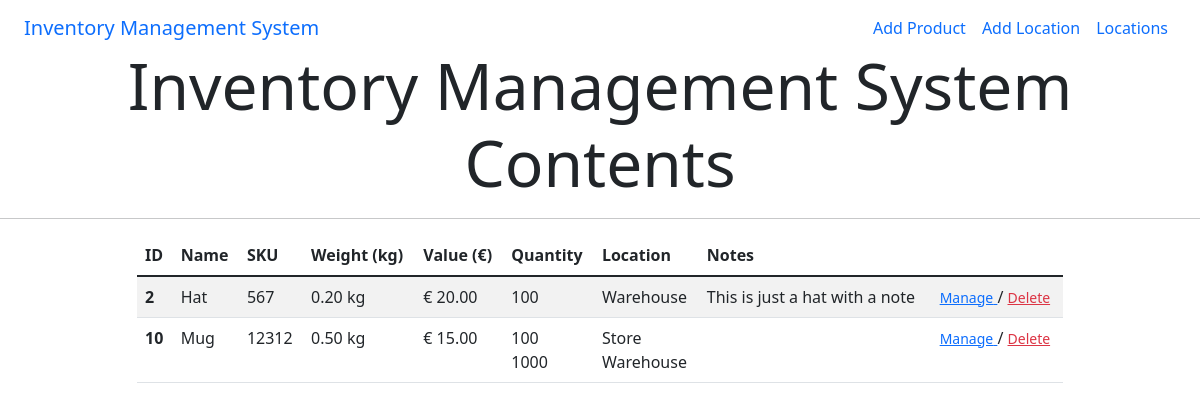
Before: / with the older database file.
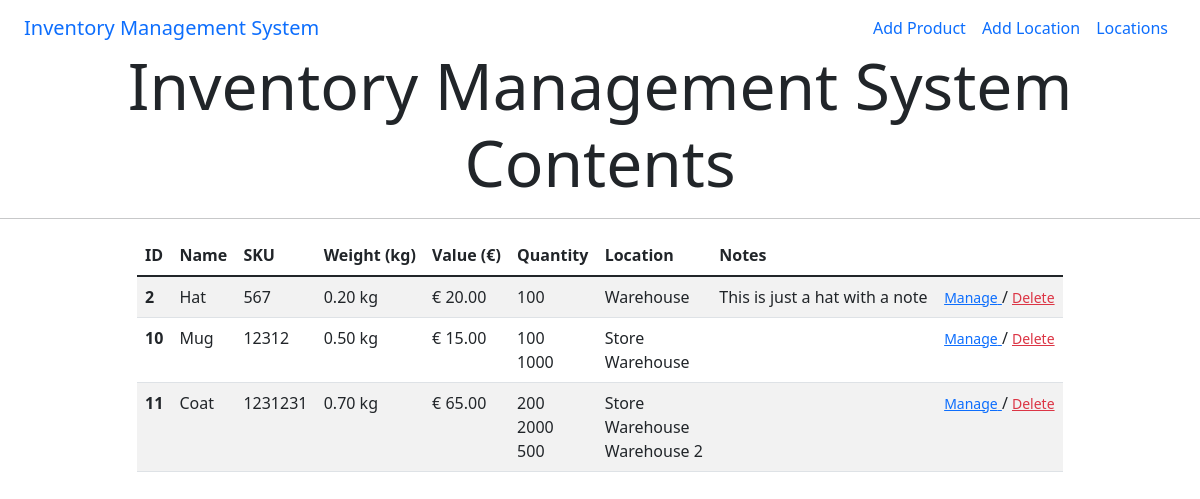
After: the same page with the newer database file.
### products/models.py (models this page shows, shortened)
class Product(models.Model):
    SKU = models.IntegerField(default=0)
    name = models.CharField(max_length=254)
    weight = models.DecimalField(max_digits=8, decimal_places=2)
    value = models.DecimalField(max_digits=8, decimal_places=2)
    notes = models.TextField(null=True, blank=True)

class Inventory(models.Model):
    class Meta:
        verbose_name_plural = 'Inventory'
    product = models.ForeignKey('Product', on_delete=models.CASCADE)
    quantity = models.IntegerField(default=0)
    location = models.ForeignKey('Location', on_delete=models.CASCADE)

class Location(models.Model):
    name = models.CharField(max_length=254)
    address_line_1 = models.CharField(max_length=254)
    address_line_2 = models.CharField(max_length=254, null=True, blank=True)
    address_line_3 = models.CharField(max_length=254, null=True, blank=True)
    county = models.CharField(max_length=254, default='county')
    postcode = models.CharField(max_length=254, default='postcode')
    country = models.CharField(max_length=254, default='country')
    def __str__(self):
        return self.name

### products/views.py (the view)
# urls.py: path('', views.index, name='home'),
def index(request):
    products = Product.objects.all()
    locations = Location.objects.all()
    inventory = Inventory.objects.all()
    context = {
        'products': products,
        'locations': locations,
        'inventory': inventory,
    }
    return render(request, 'products/index.html', context)

### products/templates/products/index.html (shortened to what this page needs)
{% extends "base.html" %}
{% load static %}
{% block content %}
<h3 class="text-center mt-1 display-3">Inventory Management System Contents</h3>
<hr>
<div class="container">
    <div class="row justify-content-center">
        <div class="col-12 col-lg-10">
            <table class="table table-striped">
                <thead>
                <tr>
                    <th scope="col">ID</th>
                    <th scope="col">Name</th>
                    <th scope="col">SKU</th>
                    <th scope="col">Weight (kg)</th>
                    <th scope="col">Value (€)</th>
                    <th scope="col">Quantity</th>
                    <th scope="col">Location</th>
                    <th scope="col">Notes</th>
                </tr>
                </thead>
                <tbody>
                    {% for p in products %}
                    <tr>
                        <th scope="row">{{ p.id }}</th>
                        <td>{{ p.name }}</td>
                        <td>{{ p.SKU }}</td>
                        <td>{{ p.weight }} kg</td>
                        <td>€ {{ p.value }}</td>
                        <td>
                        {% for i in inventory %}
                            {% if i.product.id is p.id %}
                                {{ i.quantity }}
                                <br>
                            {% endif %}
                        {% endfor %}
                        </td>
                        <td>
                            {% for i in inventory %}
                                {% if i.product.id is p.id %}
                                    {{ i.location }}
                                    <br>
                                {% endif %}
                            {% endfor %}
                            </td>
                        <td>{{ p.notes }}</td>
                        <td>
                            <a class="text-primary" href="{% url 'edit_product' p.id %}">
                                <small>Manage</small>
                            </a>
                            /
                            <a class="text-danger confirm-delete" href="{% url 'delete_product' p.id %}">
                                <small>Delete</small>
                            </a>
                        </td>
                    </tr>
                    {% endfor %}
                </tbody>
            </table>
        </div>
    </div>
</div>
{% endblock %}

### templates/base.html (shortened to what this page needs)
{% load static %}
<!doctype html>
<html lang="en">
    <head>
    <link href="https://cdn.jsdelivr.net/npm/bootstrap@5.1.3/dist/css/bootstrap.min.css" rel="stylesheet">
    </head>
    <body>
        <header class="container-fluid fixed-top bg-white">
            <nav class="navbar navbar-expand-lg">
                <div class="container-fluid">
                  <a class="navbar-brand" href="{% url 'home' %}">Inventory Management System</a>
                  <div class="collapse navbar-collapse" id="navbarNav">
                    <ul class="navbar-nav ms-auto">
                      <li class="nav-item">
                        <a class="nav-link" href="{% url 'add_product' %}">Add Product</a>
                      </li>
                      <li class="nav-item">
                        <a class="nav-link" href="{% url 'add_location' %}">Add Location</a>
                      </li>
                      <li class="nav-item">
                        <a class="nav-link" href="{% url 'locations' %}">Locations</a>
                      </li>
                    </ul>
                  </div>
                </div>
              </nav>
        </header>
        {% block content %}
        {% endblock %}
    </body>
</html>

Changed rows visible on the page:
added Product: id "11", name "Coat", SKU "1231231", weight "0.70", value "65.00"
added Inventory: quantity "200", location "Store"
added Inventory: quantity "2000", location "Warehouse"
added Inventory: quantity "500", location "Warehouse 2"
